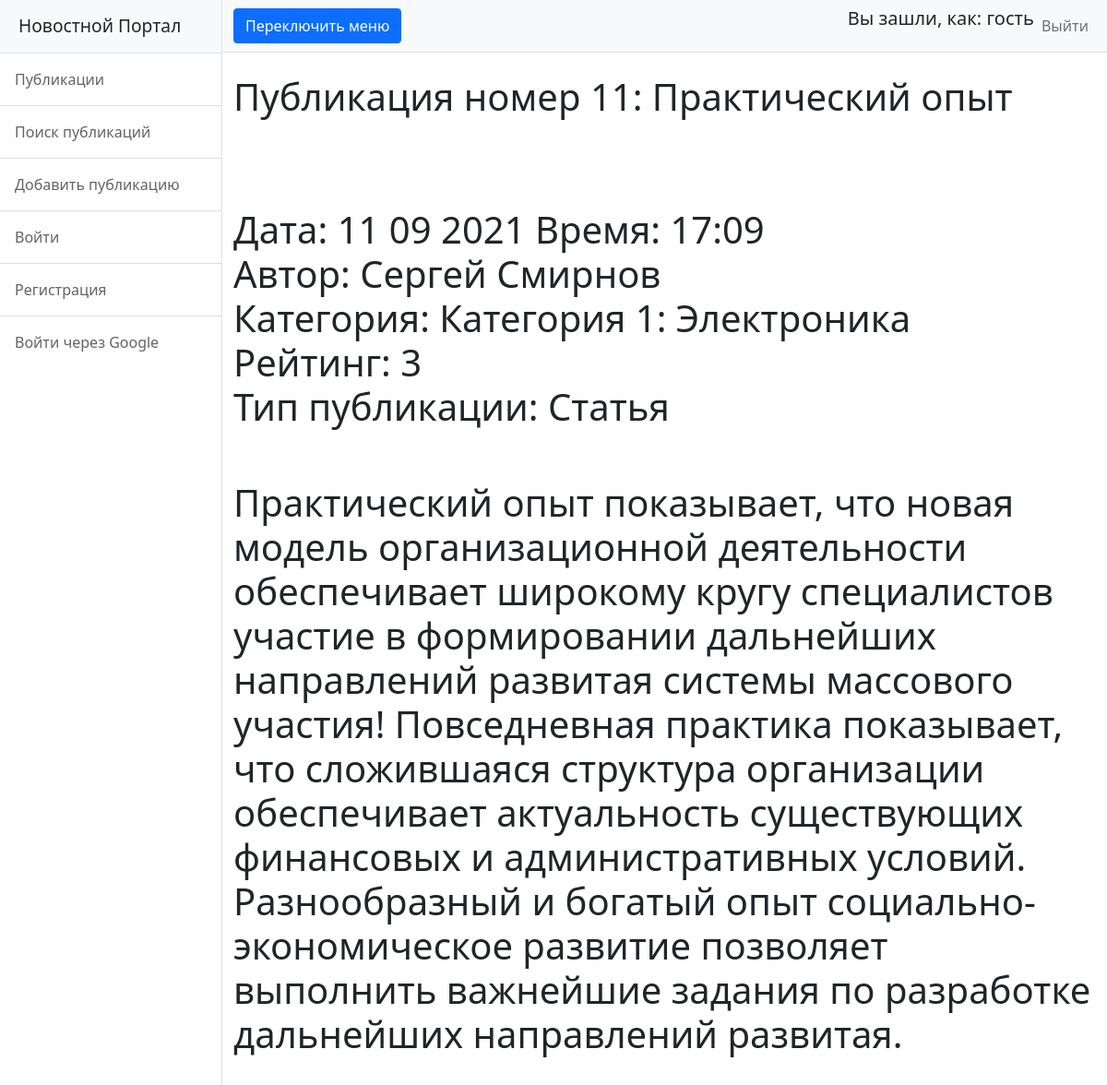
Page /11 on the committed database.
### news/models.py (models this page shows, shortened)
class Post(models.Model):
    news = 'NS'
    article = 'AL'
    TYPES = [
        (news, 'Новость'),
        (article, 'Статья')
    ]
    type = models.CharField(max_length=2, choices=TYPES, default=news)
    date = models.DateTimeField(auto_now_add=True, verbose_name='Дата')
    name = models.CharField(max_length=255, verbose_name='Название')
    body = models.TextField()
    rating = models.SmallIntegerField(default=0, verbose_name='Рейтинг')
    author = models.ForeignKey(Author, on_delete=models.CASCADE)
    category = models.ManyToManyField(Category, through='PostCategory')
    class Meta:
        verbose_name = 'Публикация'
        verbose_name_plural = 'Публикации'

class Author(models.Model):
    user = models.OneToOneField(User, on_delete=models.CASCADE, verbose_name='Пользователь')
    rating = models.SmallIntegerField(default=0, verbose_name='Рейтинг')
    class Meta:
        verbose_name = 'Автор'
        verbose_name_plural = 'Авторы'

class Category(models.Model):
    name = models.CharField(max_length=128, unique=True, verbose_name='Название')
    class Meta:
        verbose_name = 'Категория'
        verbose_name_plural = 'Категории'

### news/views.py (the view)
# urls.py: path('<int:pk>', PostDetail.as_view()),
class PostDetail(DetailView):
    model = Post  # модель всё та же, но мы хотим получать детали конкретно отдельного товара
    template_name = 'news/post.html'  # название шаблона будет product.html
    context_object_name = 'post'  # название объекта. в нём будет

### news/templatetags/my_filters.py (called while the page is built)
@register.filter(name='censor')  # регистрируем наш фильтр под именем multiply, чтоб django понимал, что это именно фильтр, а не простая функция
def censor(value):  # первый аргумент здесь это то значение, к которому надо применить фильтр, второй аргумент — это аргумент фильтра, т. е. примерно следующее будет в шаблоне value|multiply:arg
    cens_filt = ['блять', 'бля']
    text_to_check = value
    for idx, i in enumerate(cens_filt):
        text_to_check = text_to_check.replace(i,'ТУТ БЫЛ МАТ')
    return text_to_check

### templates/news/post.html
{% extends 'flatpages/default.html' %}
{% load my_filters %}
{% block title %}
{{ post.name|censor }}
<br>
<br>
<br>
Дата: {{ post.date|date:'d m Y' }}
Время: {{ post.date|date:'H:m'}}
<br>
Автор: {{ post.author.user.first_name}} {{ post.author.user.last_name}}
<br>
Категория:
{% for i in post.category.values %}
{{i.name}}
{% endfor %}
<br>
Рейтинг: {{ post.rating}}
<br>
Тип публикации: {{post.get_type_display}}
{% endblock title %}
{% block content %}
<br>
<br>
<h1>{{ post.body|censor}}</h1>
<br>
<br>
<br>
{% endblock content %}

### rows in the picture
Post: name|censor "Публикация номер 11: Практический опыт", date "11 09 2021", date "17:09", author.user.first_name "Сергей", author.user.last_name "Смирнов", rating "3", type "Статья", body|censor "Практический опыт показывает, что новая модель организационной деятельности обеспечивает широкому кругу специалистов участие в формировании дальнейших направлений развитая системы массового участия! Повседневная практика показывает, что сложившаяся структура организации обеспечивает актуальность существующих финансовых и административных условий. Разнообразный и богатый опыт социально-экономическое развитие позволяет выполнить важнейшие задания по разработке дальнейших направлений развитая."
Category: name "Категория 1: Электроника"
